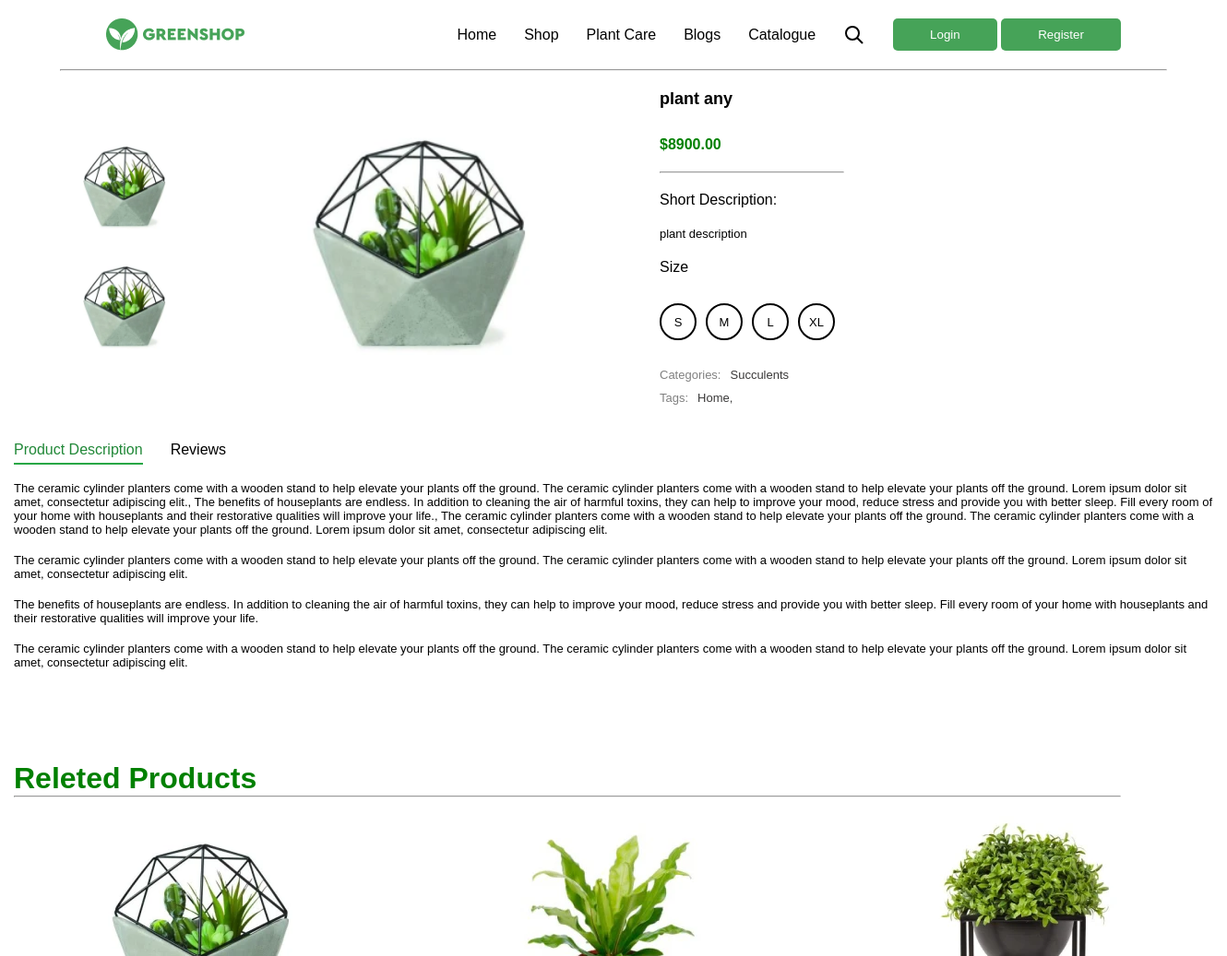
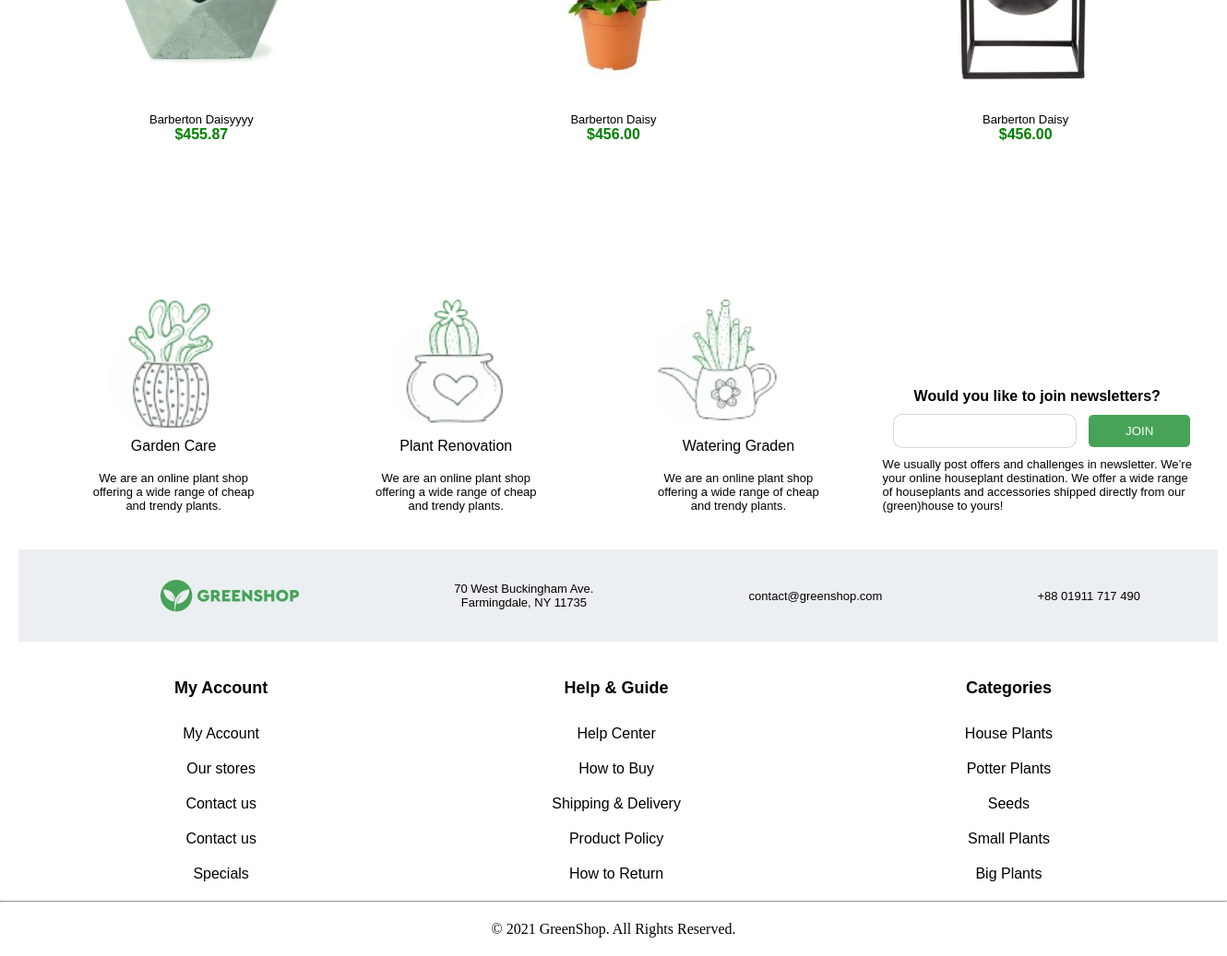
The app's page /plant/17 with its own data (2 pictures, top to bottom).
### plant/models.py (models this page shows, shortened)
class TimeAbstract(models.Model):
    created_at = models.DateField('created', auto_now_add=True)
    updated_at = models.DateField('', auto_now=True)
    class Meta:
        abstract = True

class ImagePlant(TimeAbstract):
    class Meta:
        verbose_name_plural = 'images'
        verbose_name = 'image'
    plant = models.ForeignKey('plant.Plant', on_delete=models.PROTECT, related_name='images')
    image = ResizedImageField(upload_to='plant_images/', quality=90, force_format='WEBP')

class Plant(TimeAbstract):
    class Meta:
        verbose_name_plural = 'plants'
        verbose_name = 'plant'
    name = models.CharField(max_length=100)
    price = models.DecimalField(decimal_places=2, max_digits=10)
    short_description = models.TextField()
    sizes = models.ManyToManyField('plant.Size', related_name='plant')
    category = models.ForeignKey('plant.Category', on_delete=models.PROTECT, related_name='plant')
    tags = models.ManyToManyField('plant.Tag', related_name='plant')
    description = models.ForeignKey('plant.Description', on_delete=models.PROTECT)
    user =  models.ForeignKey(User, on_delete=models.PROTECT, related_name='plants', default=1)
    @property
    def image(self):
        if self.images.first():
            return self.images.first().image
        return None

class Size(TimeAbstract):
    SMALL = 'small'
    MEDIUM = 'medium'
    LARGE = 'large'
    TYPES = [
        (SMALL,'small'),
        (MEDIUM, 'medium'),
        (LARGE, 'large')
    ]
    class Meta:
        verbose_name_plural = 'sizes'
        verbose_name = 'size'
    name = models.CharField(max_length=100)
    type = models.CharField(choices=TYPES, default=SMALL, max_length=50)

class Category(TimeAbstract):
    class Meta:
        verbose_name_plural = 'categories'
        verbose_name = 'category'
    name = models.CharField(max_length=100)

class Tag(TimeAbstract):
    class Meta:
        verbose_name_plural = 'tags'
        verbose_name = 'tag'
    name = models.CharField(max_length=100)

class Description(TimeAbstract):
    class Meta:
        verbose_name_plural = 'descriptions'
        verbose_name = 'description'
    living_room = models.TextField()
    dinig_room = models.TextField()
    ofice = models.TextField()
    def __str__(self):
        return f'{self.living_room}, {self.dinig_room}, {self.ofice}'

### plant/views.py (the view)
# urls.py: path('plant/<int:pk>', views.DetailPlant.as_view(), name='detail_plant'),
class DetailPlant(DetailView):
    model = Plant
    context_object_name = 'plant'
    template_name = 'detail_plant.html'
    def get_context_data(self, **kwargs):
        plant = self.get_object()
        context = super().get_context_data(**kwargs)
        context['sizes'] = plant.sizes.all()
        context['categories'] = Category.objects.all()
        context['tags'] = plant.tags.all()
        context['plants'] = Plant.objects.all()
        context['images'] = plant.images.all()
        context['form'] = CustomUserCreationForm
        context['forms'] = LoginForm
        return context

### templates/detail_plant.html (shortened to what this page needs)
{% extends 'main.html' %}
{% block content %}
<center>
  <div class="display pad-20 media-none">
    {% if images %}
    <div class="col-display mini-img">
      {% for image in plant.images.all %}
        <img src="{{ image.image.url }}" alt="" onclick="changeImage(this)" class="thumbnail">
      {% endfor %}
    </div>
    {% else %}
    <p>no images</p>
    {% endif %}
    <div class="detail-img plant">
      <img id="mainImage" src="{{ plant.image.url }}" alt="" />
    </div>
    <div class="col-display media-detail">
      <h2>{{ plant.name }}</h2>
      <h4 class="green">${{ plant.price }}</h4>
      <hr class="short media-none">
      <h3 class="start">Short Description:</h3>
      <p class="start width-description">{{ plant.short_description }}</p>
      <h3>Size</h3>
      <div class="cent-size display-gap1">
        {% for size in sizes %}
        <div class="circle" onclick="selectSize(this)">
          <p>{{ size.name }}</p>
        </div>
        {% empty %}
        <p>нет размеров</p>
        {% endfor %}
      </div>
      <div class="start">
        <div class="display-gap1">
          <p class="gray">Categories: </p><p class="dark-gray">{{ plant.category.name }}</p>
        </div>
        <div class="display-gap1 ">
          <p class="gray">Tags: </p>
        {% for tag in tags %}
          <p class="dark-gray">{{ tag.name }},</p>
          {% endfor %}
        </div>
      </div>
    </div>
  </div>
<div class="container pad-20-media start media-none">
  <div class="text-center display-gap pad-top-20 links">
    <a class="active" href="">Product Description</a>
    <a class="" href="{% url 'review' plant.id %}">Reviews</a>
  </div>
      <br><p>{{ plant.description  }}</p>
      <br /><p>{{ plant.description.living_room }}</p>
    <br /><p>{{ plant.description.dinig_room }}</p>
    <br /><p>{{ plant.description.ofice }}</p>
  <div class="container pad-top-100  media-none">
    <h1 class="green">Releted Products</h1>
    <hr class="" />
    <center>
      <div class="display-plant">
        {% for plant in plants|slice:':3' %}
        <a href="{% url 'detail_plant' plant.id %}">
            <div>
              <img class="card" src="{{ plant.image.url }}" alt="" />
              <p>{{ plant.name }}</p>
              <h4 class="green">${{ plant.price }}</h4>
            </div>
          </a>
          {% endfor %}
        </div>
      </center>
    </div>
  </div>
      {% endblock %}

### templates/companents/footer.html (shortened to what this page needs)
{% block content %}
<center>
  <section class="pad-20 container hovers">
    <div class="display4">
      <div>
        <div class="block-1"></div>
        <h3>Garden Care</h3>
        <br /><p>
          We are an online plant shop
          <br />offering a wide range of cheap
          <br />and trendy plants.
        </p>
      </div>
      <div>
        <div class="block-2"></div>
        <h3>Plant Renovation</h3>
        <br /><p>
          We are an online plant shop
          <br />offering a wide range of cheap
          <br />and trendy plants.
        </p>
      </div>
      <div>
        <div class="block-3"></div>
        <h3>Watering Graden</h3>
        <br /><p>
          <br />offering a wide range of cheap
          <br />and trendy plants.
        </p>
      </div>
      <div>
        <div>
          <h4>
            Would you like to join newsletters?
          </h4>
          <div class="formas display">
            <input type="email"> <button>JOIN</button>
          </div>
          <p class="start">
            We usually post offers and challenges in newsletter. We’re
            <br>your online houseplant destination. We offer a wide range
            <br>of houseplants and accessories shipped directly from our
            <br>(green)house to yours!
          </p>
        </div>
      </div>
    </div>
  </section>
</center>
  <div class="pad-20">
    <div class="container footer display5 text-center-m">
      <div class="marg-left-20 text-end logo"></div>
      <div>
        <p>
          70 West Buckingham Ave.
          <br />Farmingdale, NY 11735
        </p>
      </div>
      <div>
        <p>contact@greenshop.com</p>
      </div>
      <div>
        <p>+88 01911 717 490</p>
      </div>
    </div>
  </div>
  <div class="container pad-20 display5 text-center-m">
    <div class="col-display-m">
      <h2>My Account</h2>
      <a href="">My Account</a>
      <a href="">Our stores</a>
      <a href="">Contact us</a>
      <a href="">Contact us</a>
      <a href="">Specials</a>
    </div>
    <div class="col-display-m">
      <h2>Help & Guide</h2>
      <a href="">Help Center</a>
      <a href="">How to Buy</a>
      <a href="">Shipping & Delivery</a>
      <a href="">Product Policy</a>
      <a href="">How to Return</a>
    </div>
    <div class="col-display-m">
      <h2>Categories</h2>
      {% for category in categories|slice:':5' %}
        <a href="">{{ category.name }}</a>
      {% endfor %}
    </div>
  </div>
  <hr class="max-width">
  <div class="pad-20">
    <center>
        © 2021 GreenShop. All Rights Reserved.
    </center>
  </div>
{% endblock %}

### static/static_dirs/css/main.css (style rules this page uses)
* { margin: 0; box-sizing: border-box; }
hr { color: rgb(225, 130, 130, 0.3); width: 1200px; text-align: center; height: 1px; }
.text-center { text-align: center; }
.marg-left-20 { margin-left: 70px; }
.container { width: 1300px; margin: 0 auto; }
.pad-20 { padding: 20px; }
.text-end { text-align: end; }
.gray { color: gray; }
.dark-gray { color: rgb(58, 57, 57); }
.col-display { display: flex; flex-direction: column; gap: 20px; align-items: start; }
.start { text-align: start; }
.col-display-m { display: flex; flex-direction: column; gap: 20px; }
.logo { background-image: url(../images/logo.png); background-position: center; background-repeat: no-repeat; background-size: cover; width: 150px; height: 35px; }
.display { display: flex; justify-content: space-around; align-items: center; }
.display4 { display: flex; justify-content: space-around; align-items: end; }
.mini-img img { max-width: 200px; width: 120px; max-height: 200px; height: 120px; }
.display5 { display: flex; justify-content: space-around; align-items: center; }
.display-plant { display: grid; grid-template-columns: repeat(3, 1fr); gap: 40px; flex: 1; }
.display-gap { display: flex; gap: 30px; align-items: center; }
.card { padding: 20px 20px; background-color: #ffffff; }
img { max-width: 300px; max-height: 300px; }
.detail-img img { max-width: 900px; width: 400px; max-height: 900px; }
.width-description { width: 540px; }
.circle { border-radius: 20px; align-items: center; width: 30px; height: 30px; text-align: center; padding: 5px; border: solid 1px rgb(128, 227, 121); }
ul, li, a { text-decoration: none; font-family: Cera Pro, sans-serif; color: black; list-style: none; }
.links a { text-decoration: none; padding-bottom: 5px; border-bottom: 2px solid transparent; }
.links a:hover, .links a.active { color: #218838; border-bottom: 2px solid #28a745; }
p { font-family: Cera Pro, sans-serif; font-size: 13px; }
h1 { font-family: Cera Pro, sans-serif; }
.pad-top-100 { padding-top: 100px; }
h4 { font-family: Cera Pro, sans-serif; }
h3 { font-family: Cera Pro, sans-serif; font-size: 16px; font-weight: 500; line-height: 18px; }
h2 { font-family: Cera Pro, sans-serif; }
button { background-color: #46A358; padding: 10px 40px; border: none; border-radius: 5px; color: white; max-width: 200px; }
.mini-img { display: flex; flex-direction: column; gap: 10px; }
.thumbnail { width: 50px; height: 50px; cursor: pointer; border: 2px solid transparent; }
.detail-img img { width: 300px; height: auto; }
.display-gap1 { display: flex; gap: 10px; padding-top: 10px; }
.circle { width: 40px; height: 40px; border: 2px solid black; display: flex; align-items: center; justify-content: center; cursor: pointer; border-radius: 50%; }
.green { color: green; }
.pad-top-20 { padding-top: 20px; }
.block-1 { background-image: url(../images/s1-removebg-preview.png); background-position: center; background-repeat: no-repeat; background-size: cover; width: 300px; height: 300px; position: relative; top: 150px; left: 80px; }
.block-2 { background-image: url(../images/s2-removebg-preview.png); background-position: center; background-repeat: no-repeat; background-size: cover; width: 300px; height: 300px; position: relative; top: 150px; left: 80px; }
.block-3 { background-image: url(../images/s3-removebg-preview.png); background-position: center; background-repeat: no-repeat; background-size: cover; width: 300px; height: 300px; position: relative; top: 150px; left: 60px; }
.footer { background-color: rgb(235, 239, 241); height: 100px; }
.max-width { width: 100%; }
.short { width: 200px; }
.formas input { padding: 10px 10px; margin: 10px; border: none; border: solid 1px rgb(128, 128, 128, 0.3); border-radius: 10px; }
h2 { font-size: 18px; margin-bottom: 10px; }

### records on screen
ImagePlant: image (picture)
ImagePlant: image (picture)
Plant: image (picture), name "plant any", price "8900.00", short_description "plant description", category.name "Succulents", description "The ceramic cylinder planters come with a wooden stand to help elevate your plants off the ground. The ceramic cylinder planters come with a wooden stand to help elevate your plants off the ground. Lorem ipsum dolor sit amet, consectetur adipiscing elit., The benefits of houseplants are endless. In addition to cleaning the air of harmful toxins, they can help to improve your mood, reduce stress and provide you with better sleep. Fill every room of your home with houseplants and their restorative qualities will improve your life., The ceramic cylinder planters come with a wooden stand to help elevate your plants off the ground. The ceramic cylinder planters come with a wooden stand to help…", description.living_room "The ceramic cylinder planters come with a wooden stand to help elevate your plants off the ground. The ceramic cylinder planters come with a wooden stand to help elevate your plants off the ground. Lorem ipsum dolor sit amet, consectetur adipiscing elit.", description.dinig_room "The benefits of houseplants are endless. In addition to cleaning the air of harmful toxins, they can help to improve your mood, reduce stress and provide you with better sleep. Fill every room of your home with houseplants and their restorative qualities will improve your life.", description.ofice "The ceramic cylinder planters come with a wooden stand to help elevate your plants off the ground. The ceramic cylinder planters come with a wooden stand to help elevate your plants off the ground. Lorem ipsum dolor sit amet, consectetur adipiscing elit."
Size: name "S"
Size: name "M"
Size: name "L"
Size: name "XL"
Tag: name "Home"
Plant: image (picture), name "Barberton Daisyyyy", price "455.87"
Plant: image (picture), name "Barberton Daisy", price "456.00"
Plant: image (picture), name "Barberton Daisy", price "456.00"
Category: name "House Plants"
Category: name "Potter Plants"
Category: name "Seeds"
Category: name "Small Plants"
Category: name "Big Plants"
